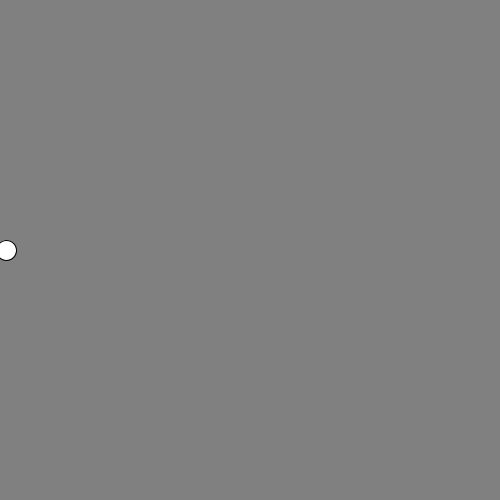
Frame 1 (no input)
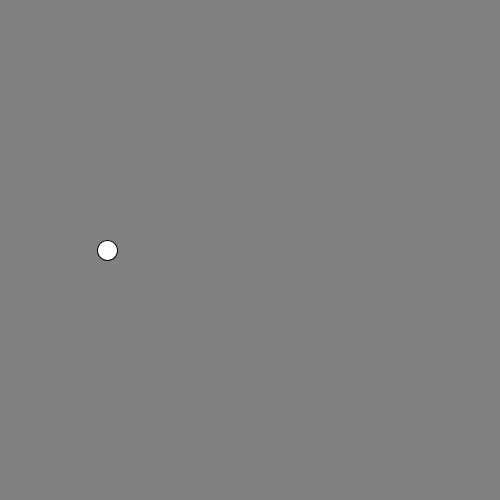
Frame 60 (the mouse pressed at the canvas centre just before this capture)
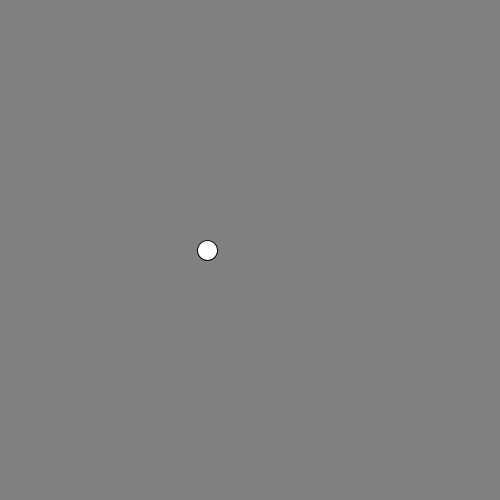
Frame 120 (the mouse held since frame 60 and released just before this capture)

The Processing sketch that drew these frames (run headless with seeded random() and noise(); from frame 60 on, the mouse is pressed at the canvas centre):

// Processing sketch: TweenDemo
// ── TweenDemo.pde

float valStart =0;
float valEnd = 500;

float animLength = 5;
float animPlayHeadTime = 0;


void setup(){
  size(500, 500);

}

void draw(){
  background(128);
  
  animPlayHeadTime = millis()/1000.0;
  
  float p = animPlayHeadTime / animLength;
  
  float x = lerp(valStart, valEnd, p);
  ellipse(x, height/2.0, 20,20);

}
